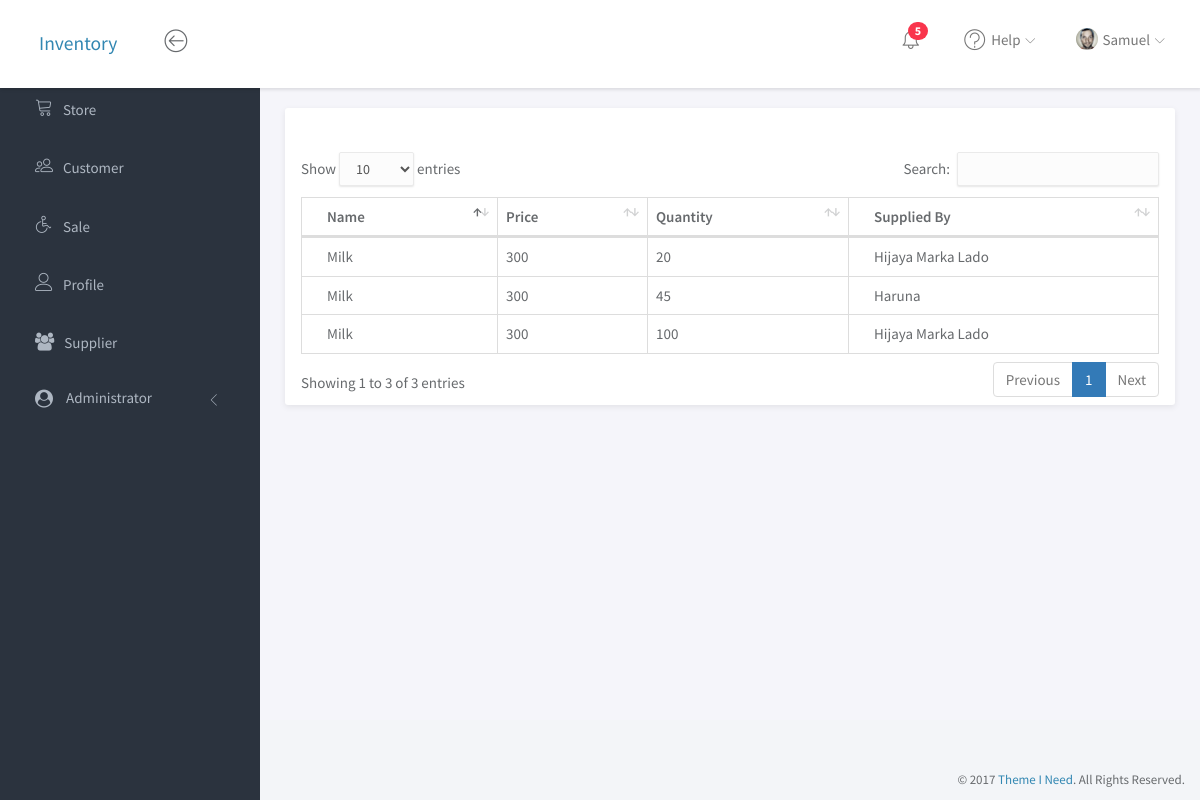
Screenshot of /store/item/2/ with the database file from the repository.
### store/models.py (models this page shows, shortened)
class Stock(models.Model):
    item = models.ForeignKey(Item, related_name='items')
    quantity = models.PositiveIntegerField(default=0)
    added_by = models.ForeignKey(Account, on_delete=models.CASCADE)
    order = models.ForeignKey(RequestOrder, on_delete=models.CASCADE)
    remaining = models.PositiveIntegerField(default=0)
    timestamp = models.DateTimeField(auto_now=False, auto_now_add=True)

class Item(models.Model):
    name = models.CharField(max_length=100)
    price = models.PositiveIntegerField()

class RequestOrder(models.Model):
    item = models.ForeignKey(Item, on_delete=models.CASCADE)
    supplier = models.ForeignKey(Supplier, on_delete=models.CASCADE)
    requested_by = models.ForeignKey(Account, on_delete=models.CASCADE)
    bill_no = models.CharField(max_length=20)
    quantity = models.PositiveIntegerField()
    price = models.PositiveIntegerField()
    stocked = models.BooleanField(default=False
                                  )

### supplier/models.py (models this page shows)
class Supplier(models.Model):
    name = models.CharField(max_length=100)
    address = models.TextField()
    contact = models.CharField(max_length=15)
    def __str__(self):
        return self.name

### store/views.py (the view)
# urls.py: url(r'^item/(?P<value>[0-9]+)/$', item, name='item'),
def item(request, value):
    item = get_object_or_404(Item, id=value)
    context = {
        'stock': Stock.objects.filter(item=item)
    }
    return render(request, 'item.html', context)

### cart/context_processors.py (called while the page is built)
def cart(request):
    return {'cart': Cart(request) }

### index/templatetags/nav_modifiers.py (called while the page is built)
@register.simple_tag
def is_active(current_path, link_path, param=None):
    try:
        if param is None:
            if reverse(link_path) == current_path:
                return 'active'
        else:
            if reverse(link_path, param) == current_path:
                return 'active'
            else:
                return ''
    except:
        return ''

### index/utilities.py (called while the page is built)
def user(request):
    if request.user.is_authenticated:
        try:
            user = get_object_or_404(Account, user=request.user)
        except Exception as e:
            return {'user': request.user}
        return {'user': user}
    return {'user': 'None'}

### store/templates/item.html (shortened to what this page needs)
{% extends 'base.html' %}
{% load widget_tweaks %}
{% block style %}
    <link rel="stylesheet" href="/static/vendor/datatables/dataTables.bootstrap4.css">
{% endblock %}
{% block content %}
    <div class="panel panel-profile">
        <div class="clearfix">
            <div class="card mb-3">
                <div class="card-header">
                    <br/><br/>
                </div>
                <div class="card-body">
                    <div class="table-responsive">
                        <table class="table table-bordered" id="dataTable" width="100%" cellspacing="0">
                            <thead>
                            <tr>
                                <th>Name</th>
                                <th>Price</th>
                                <th>Quantity</th>
                                <th>Supplied By</th>
                            </tr>
                            </thead>
                            <tbody>
                            {% for item in stock %}
                                <tr>
                                    <td>{{ item.item.name }}</td>
                                    <td>{{ item.item.price }}</td>
                                    <td>{{ item.quantity }}</td>
                                    <td>{{ item.order.supplier }}</td>
                                </tr>
                            {% endfor %}
                            </tbody>
                        </table>
                    </div>
                </div>
            </div>
        </div>
    </div>
{% endblock %}

### index/templates/base.html (shortened to what this page needs)
<!doctype html>
<html lang="en">
<head>
	<link rel="stylesheet" href="/static/vendor/bootstrap/css/bootstrap.min.css">
	<link rel="stylesheet" href="/static/vendor/font-awesome/css/font-awesome.min.css">
	<link rel="stylesheet" href="/static/vendor/linearicons/style.css">
	<link rel="stylesheet" href="/static/vendor/chartist/css/chartist-custom.css">
	<link rel="stylesheet" href="/static/css/main.css">
    {% block style %}
    {% endblock %}
	<link rel="stylesheet" href="/static/css/demo.css">
</head>
<body>
<div id="wrapper">
    {% include 'header.html' %}
	{% include 'sidebar.html' %}
    <div class="main">
        <div class="main-content">
            <div class="container-fluid">
                {% block content %}
                {% endblock %}
            </div>
        </div>
    </div>
    <footer>
        <div class="container-fluid">
            <p class="copyright">&copy; 2017 <a href="https://www.themeineed.com" target="_blank">Theme I Need</a>. All Rights Reserved.</p>
        </div>
    </footer>
</div>
</body>
</html>

### index/templates/header.html (shortened to what this page needs)
<nav class="navbar navbar-default navbar-fixed-top">
			<div class="brand">
				<a href="">Inventory</a>
			</div>
			<div class="container-fluid">
				<div class="navbar-btn">
					<button type="button" class="btn-toggle-fullwidth"><i class="lnr lnr-arrow-left-circle"></i></button>
				</div>
				<div id="navbar-menu">
					<ul class="nav navbar-nav navbar-right">
						<li class="dropdown">
							<a href="#" class="dropdown-toggle icon-menu" data-toggle="dropdown">
								<i class="lnr lnr-alarm"></i>
								<span class="badge bg-danger">5</span>
							</a>
						</li>
						<li class="dropdown">
							<a href="#" class="dropdown-toggle" data-toggle="dropdown"><i class="lnr lnr-question-circle"></i> <span>Help</span> <i class="icon-submenu lnr lnr-chevron-down"></i></a>
						</li>
						<li class="dropdown">
							<a href="#" class="dropdown-toggle" data-toggle="dropdown"><img src="/static/img/user.png" class="img-circle" alt="Avatar"> <span>Samuel</span> <i class="icon-submenu lnr lnr-chevron-down"></i></a>
						</li>
					</ul>
				</div>
			</div>
		</nav>

### index/templates/sidebar.html (shortened to what this page needs)
<div id="sidebar-nav" class="sidebar">
    <div class="sidebar-scroll">
        <nav>
            <ul class="nav">
                {% with path='store:index' title='Store' icon='lnr lnr-cart' %}
                    {% include 'components/nav_link.html' %}
                {% endwith %}
                {% with path='customer:index' title='Customer' icon='lnr lnr-users' %}
                    {% include 'components/nav_link.html' %}
                {% endwith %}
                {% with path='sale:index' title='Sale' icon='lnr lnr-wheelchair' %}
                    {% include 'components/nav_link.html' %}
                {% endwith %}
                {% with path='profile' title='Profile' icon='lnr lnr-user' %}
                    {% include 'components/nav_link.html' %}
                {% endwith %}
                {% with path='supplier:index' title='Supplier' icon='fa fa-users' %}
                    {% include 'components/nav_link.html' %}
                {% endwith %}
                <li>
                    <a href="#subPages" data-toggle="collapse" class="collapsed"><i class="fa fa-user-circle"></i> <span>Administrator</span> <i class="icon-submenu lnr lnr-chevron-left"></i></a>
                </li>
            </ul>
        </nav>
    </div>
</div>

### index/templates/components/nav_link.html
{% load nav_modifiers %}
<li>
    {% if param == None %}
        <a class="{% is_active request.path path %}" href="{% url path %}">
    {% else %}
        <a class="{% is_active request.path path param %}" href="{% url path param%}">
    {% endif %}
        <i class="{{ icon }} u-mr-xsmall active"></i>{{ title }}
    </a>
</li>

### index/templates/components/nav_child.html (shortened to what this page needs)
{% load nav_modifiers %}

### rows the page displays
Stock: item.name "Milk", item.price "300", quantity "20", order.supplier "Hijaya Marka Lado"
Stock: item.name "Milk", item.price "300", quantity "45", order.supplier "Haruna"
Stock: item.name "Milk", item.price "300", quantity "100", order.supplier "Hijaya Marka Lado"

### other values shown
{{ title }} "Store Customer Sale Profile Supplier"
